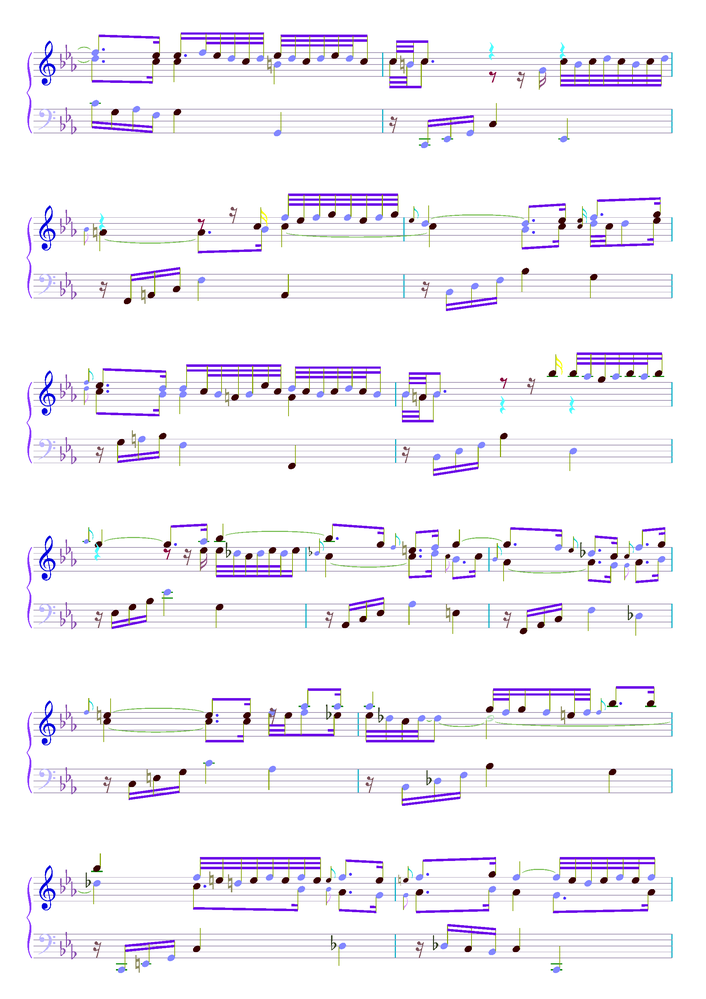
#> input picture pre_filters/lg-10247684-aug-beethoven--page-2_seg.png, 706 x 999 px, shrunk from 1960 x 2772 before the run; its folder holds only this picture in this run
$ python filterer.py
#> lines starting #> are read from the running program, lines starting #| are printed output that depends on the picture; after the words box and inside, x2 and y2 are one past the last pixel; in counts of white or black regions, pixels touching at a corner belong together
import os
import numpy as np
import cv2

labels = {
    # Void has label 0
    'line_note': ([100, 100, 200], [125, 150, 255]), # 1
    'quarter_rest': ([89, 150, 200], [90, 200, 255]), # 2
    'clef': ([100, 220, 200], [125, 255, 255]), # 3
    'gap_note':([0, 230, 50], [10, 255, 75]) # 4
}

# Void, note, rest

# TODO: Make an index for each type of object in the image. Make a .npy
# TODO: Class to color, translate a string to its color value
def filter(filename):
    image = cv2.imread(filename)
#> image is the input picture: shape (999, 706, 3); mean B, G, R 247.4, 241.1, 243.6

    res = np.zeros((image.shape[0], image.shape[1]))

    hsv = cv2.cvtColor(image, cv2.COLOR_BGR2HSV)
#> hsv: shape (999, 706, 3); mean H, S, V 26.8, 11.6, 249

    label = 1

    for color, bound in labels.items():
        lower = np.array(bound[0], dtype="uint8")
        upper = np.array(bound[1], dtype="uint8")

        mask = cv2.inRange(hsv, lower, upper)

        # Use for debugging
        # cv2.imwrite("result" + str(label) + ".png", mask)


        # add in the label for the corresponding object
        res = np.where(mask == 0, res, label)

        label += 1
#> this loop made 4 passes
#> pass 1, in filter, `mask = cv2.inRange(hsv, lower, upper)`:
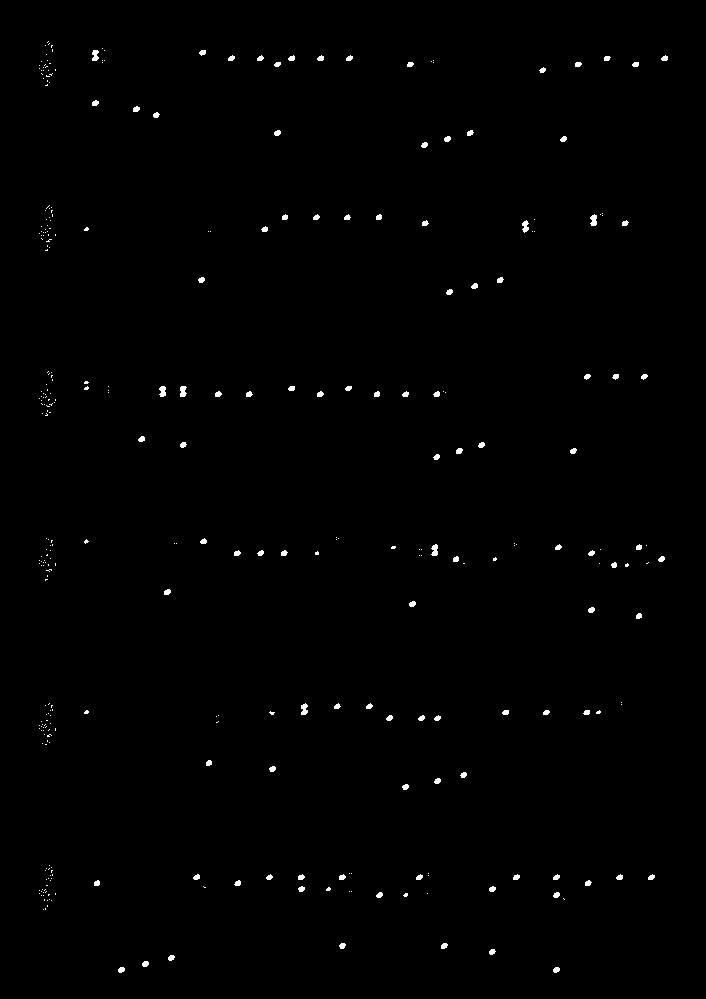
#> mask: shape (999, 706); 0.57% white; 332 white regions (226 under 20 px), largest, box (x1, y1, x2, y2) and area: (590, 214, 597, 226) 64, (431, 544, 438, 556) 63, (180, 386, 187, 397) 62
#> pass 2, in filter, `mask = cv2.inRange(hsv, lower, upper)`:
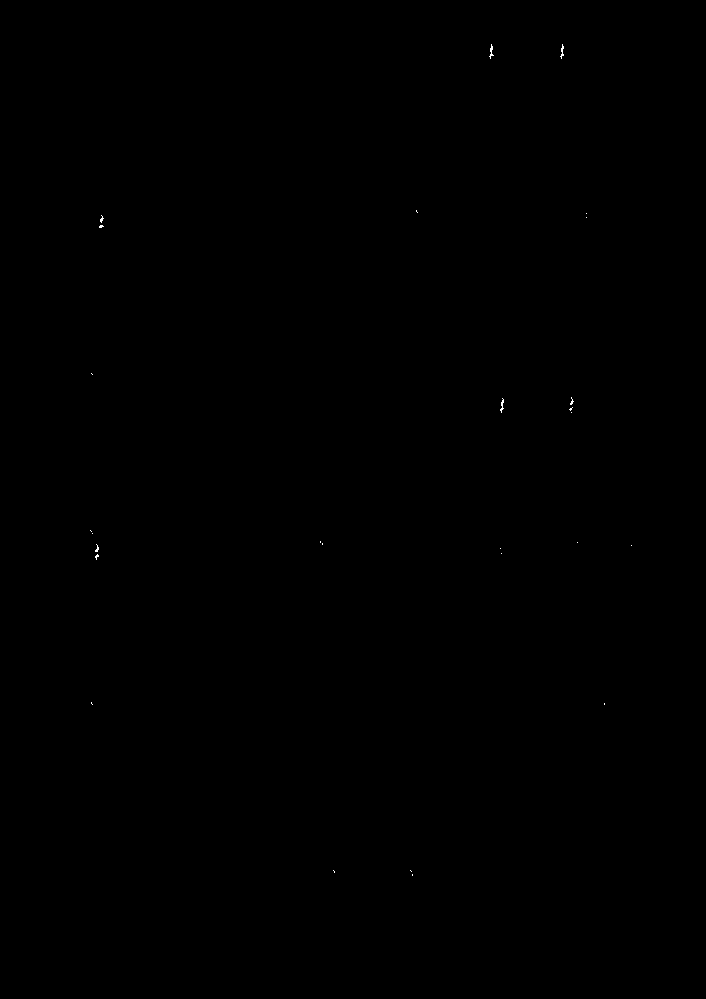
#> mask: shape (999, 706); 0.03% white in thin lines or dots, all inside (x1, y1, x2, y2) = (90, 44, 632, 876)
#> after the loop, label = 5

    # Save the numpy
    np.save("numpys/" + filename[11:], res)

    # Use for visualization, make everything detected white except for the void
    res = np.repeat(res[:, :, np.newaxis], 3, axis=2)
#> res: shape (999, 706, 3) float64
    res = np.where(res > 0, hsv, 0)
    cv2.imwrite("ground_truth/" + filename[11:], res)

def main():
    for filename in os.scandir("pre_filters"):
        if filename.is_file():
            print(filename.path)
            filter(filename.path)


if __name__ == "__main__":
    main()

$ run again, on pre_filters/lg-10247684-aug-gonville--page-3_seg.png
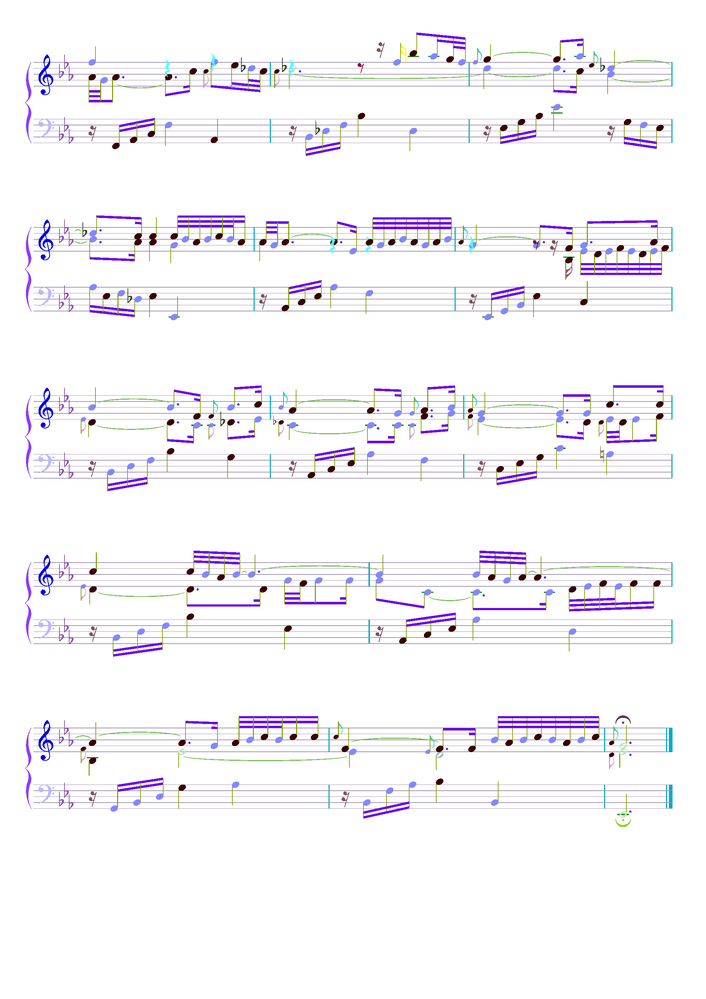
#> input picture pre_filters/lg-10247684-aug-gonville--page-3_seg.png, 706 x 999 px, shrunk from 1960 x 2772 before the run
#> in filter, image is the input picture: shape (999, 706, 3); mean B, G, R 248.9, 244.6, 246.1
#> hsv: shape (999, 706, 3); mean H, S, V 20.5, 9, 250.3
#> the loop in filter, `for color, bound in labels.items():` made 4 passes
#> pass 1, in filter, `mask = cv2.inRange(hsv, lower, upper)`:
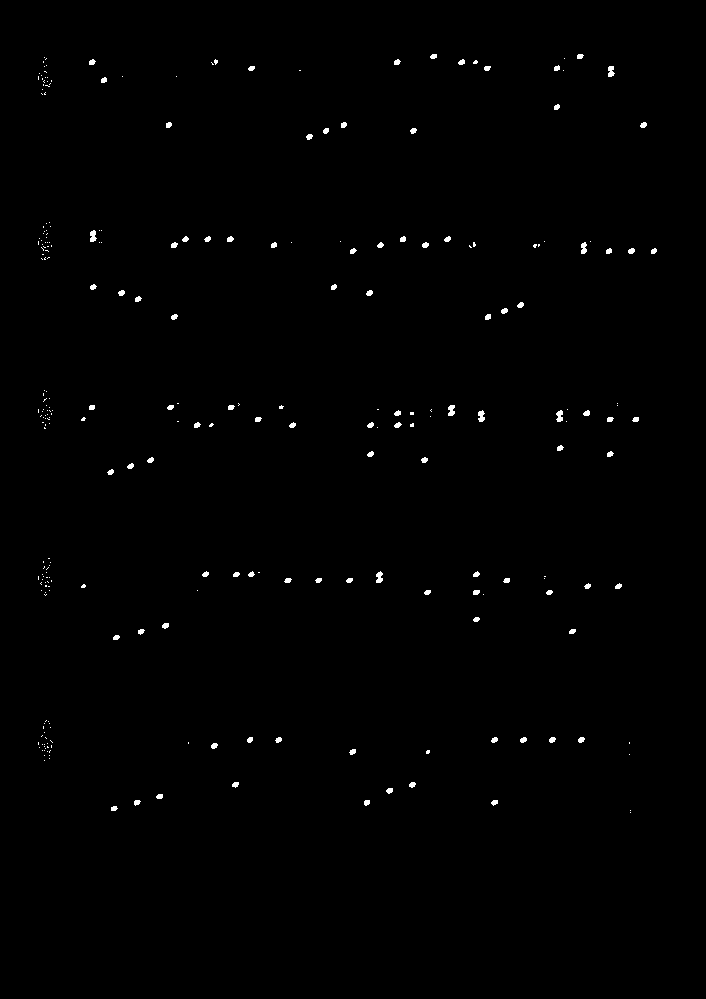
#> mask: shape (999, 706); 0.51% white; 267 white regions (169 under 20 px), largest, box (x1, y1, x2, y2) and area: (556, 410, 563, 422) 62, (90, 230, 97, 242) 61, (448, 405, 455, 416) 61
#> after the loop in filter, `for color, bound in labels.items():`: label = 5
